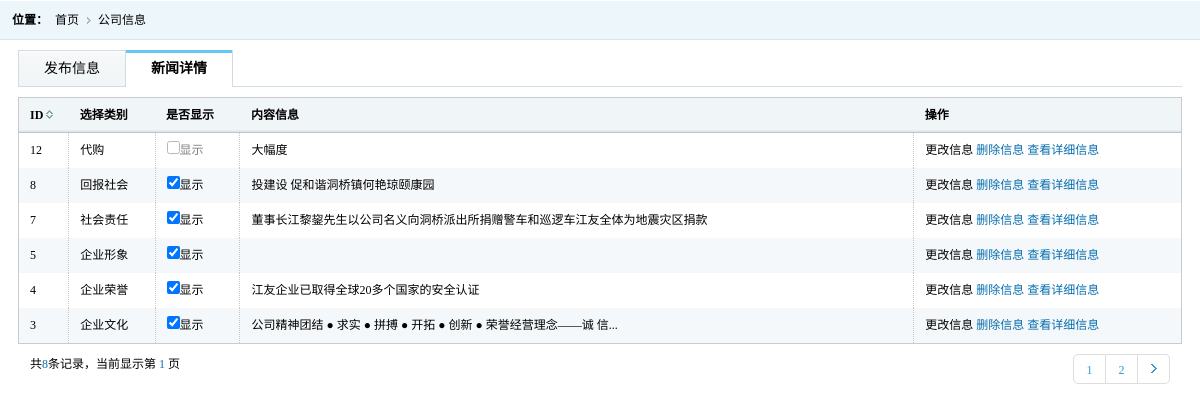
Page /admin/company.php (signed in) on the committed database.
### tables this page shows
CREATE TABLE `db_company` (
  `id` int(10) unsigned NOT NULL AUTO_INCREMENT,
  `class` varchar(255) DEFAULT NULL,
  `flag` enum('y','n') DEFAULT 'y',
  `cont` text,
  `diff` enum('c','s') DEFAULT 'c',
  PRIMARY KEY (`id`)
);

### admin/company.php (the view, shortened to what this page needs)
<?php
include '../inc/db.php';
?>
<!DOCTYPE html >
<html lang="zh">
<head>
    <link href="css/style.css" rel="stylesheet" type="text/css"/>
    <link href="css/select.css" rel="stylesheet" type="text/css"/>
</head>
<body>
<div class="place">
    <span>位置：</span>
    <ul class="placeul">
        <li><a href="#">首页</a></li>
        <li><a href="#">公司信息</a></li>
    </ul>
</div>
<div class="formbody">
    <div id="usual1" class="usual">
        <div class="itab">
            <ul>
                <li><a href="companyadd.php">发布信息</a></li>
                <li><a href="#" class="selected">新闻详情</a></li>
            </ul>
        </div>
        <table class="tablelist" style="margin-top:10px">
            <thead>
            <tr>
                <th>ID<i class="sort"><img src="images/px.gif"/></i></th>
                <th>选择类别</th>
                <th>是否显示</th>
                <th>内容信息</th>
                <th>操作</th>
            </tr>
            </thead>
            <tbody>
            <?php
            $nn = rpp('db_company', 6, "id,class,flag,ss(cont,50,'...')qq,diff", '1=1', 'order by id desc');
            $p = $nn['result'];
            foreach ($p as $v) {
                $cla = $v['class'];
                ?>
                <tr>
                    <td><?= $v['id'] ?> </td>
                    <td><?= $cla ?></td>
                    <td>
                        <label fid="<?= $v['id'] ?>" flag="<?= $v['flag'] ?>">
                            <input type="checkbox" <?php if ($v['flag'] == 'y') echo "checked"; ?>>显示
                        </label>
                    </td>
                    <td><?= $v['qq'] ?></td>
                    <td>
                        <a class="chakan" href="companyupdate.php?id=<?= $v['id'] ?>" class="tablelink">更改信息</a>
                        <a class="tablelink" href="company.php?id=<?= $v['id'] ?>" onclick="confirm('要删除吗')">删除信息</a>
                        <a class="tablelink" href="<?php if ($v['diff'] == 'c') {
                            echo '../company.php?class=' . $cla;
                        } else {
                            echo '../shehui.php?class=' . $cla;
                        } ?>">查看详细信息</a>
                    </td>
                </tr>
                <?php
            }
            ?>
            </tbody>
        </table>
        <?php
        echo $nn['info'];
        ?>
    </div>
</div>
</body>
</html>

### admin/css/style.css (style rules this page uses)
* { font-size:9pt;border:0;margin:0;padding:0; }
body { font-family:'微软雅黑'; margin:0 auto;min-width:980px; }
ul { display:block;margin:0;padding:0;list-style:none; }
li { display:block;margin:0;padding:0;list-style: none; }
img { border:0; }
dl,dt,dd,span { margin:0;padding:0;display:block; }
a,a:focus { text-decoration:none;color:#000;outline:none;blr:expression(this.onFocus=this.blur()); }
table { border-collapse:collapse;border-spacing: 0; }
.place { height:40px; background:url(../images/righttop.gif) repeat-x; }
.place span { line-height:40px; font-weight:bold;float:left; margin-left:12px; }
.placeul li { float:left; line-height:40px; padding-left:7px; padding-right:12px; background:url(../images/rlist.gif) no-repeat right; }
.placeul li:last-child { background:none; }
.tablelist { border:solid 1px #cbcbcb; width:100%; clear:both; }
.tablelist th { background:url(../images/th.gif) repeat-x; height:34px; line-height:34px; border-bottom:solid 1px #b6cad2; text-indent:11px; text-align:left; }
.tablelist td { line-height:35px; text-indent:11px; border-right: dotted 1px #c7c7c7; }
.tablelink { color:#056dae; }
.tablelist tbody tr.odd { background:#f5f8fa; }
.sort { padding-left:3px; }
.formbody { padding:10px 18px; }
.itab { height:36px; border-bottom:solid 1px #d0dee5; position:relative; border-left:solid 1px #d3dbde; }
.itab ul li { float:left;height:37px; line-height:37px; background:url(../images/itabbg.png) repeat-x; border-right:solid 1px #d3dbde; }
.itab ul li a { font-size:14px; color:#000; padding-left:25px; padding-right:25px; }
.itab ul li a.selected { height:37px; display:block; background:url(../images/itabbg1.png) repeat-x; font-weight:bold; }

### rows in the picture
db_company: id "12", class "代购", qq "大幅度"
db_company: id "8", class "回报社会", flag "☑", qq "投建设 促和谐洞桥镇何艳琼颐康园"
db_company: id "7", class "社会责任", flag "☑", qq "董事长江黎鋆先生以公司名义向洞桥派出所捐赠警车和巡逻车江友全体为地震灾区捐款"
db_company: id "5", class "企业形象", flag "☑"
db_company: id "4", class "企业荣誉", flag "☑", qq "江友企业已取得全球20多个国家的安全认证"
db_company: id "3", class "企业文化", flag "☑", qq "公司精神团结 ● 求实 ● 拼搏 ● 开拓 ● 创新 ● 荣誉经营理念——诚 信..."

### other values in the picture
$recordcount "8"
$currpage "1"
